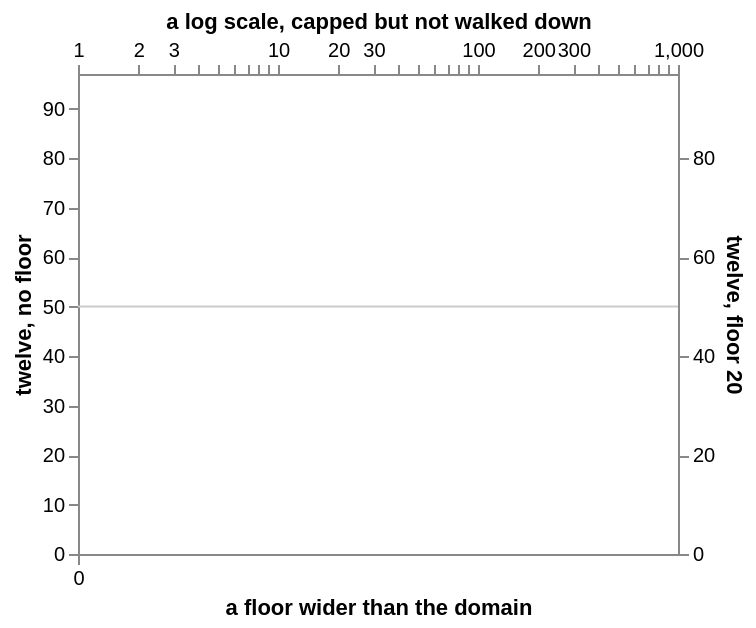

Specify this chart in Vega-Lite:
### Vega specification from a JSON file in a GitHub repository (floating-point values rounded to 4 significant figures)
{"$schema": "https://vega.github.io/schema/vega/v6.json", "description": "tickMinStep puts a floor on the gap between ticks, which upstream applies by reducing the tick count until the step d3 would choose reaches it. Four axes over the same domain ask for the same twelve ticks with four different minimum steps.", "width": 300, "height": 240, "padding": 5, "background": "white", "data": [{"name": "t", "values": [{"v": 0}, {"v": 97}]}], "scales": [{"name": "y", "type": "linear", "domain": [0, 97], "range": "height"}, {"name": "y2", "type": "linear", "domain": [0, 97], "range": "height"}, {"name": "x", "type": "linear", "domain": [0, 97], "range": "width"}, {"name": "xlog", "type": "log", "domain": [1, 1000], "range": "width"}], "axes": [{"orient": "left", "scale": "y", "tickCount": 12, "title": "twelve, no floor"}, {"orient": "right", "scale": "y2", "tickCount": 12, "tickMinStep": 20, "title": "twelve, floor 20"}, {"orient": "bottom", "scale": "x", "tickCount": 12, "tickMinStep": 200, "title": "a floor wider than the domain"}, {"orient": "top", "scale": "xlog", "tickCount": 12, "tickMinStep": 100, "title": "a log scale, capped but not walked down"}], "marks": [{"type": "rule", "encode": {"enter": {"x": {"value": 0}, "x2": {"signal": "width"}, "y": {"scale": "y", "value": 50}, "stroke": {"value": "#cccccc"}}}}]}
